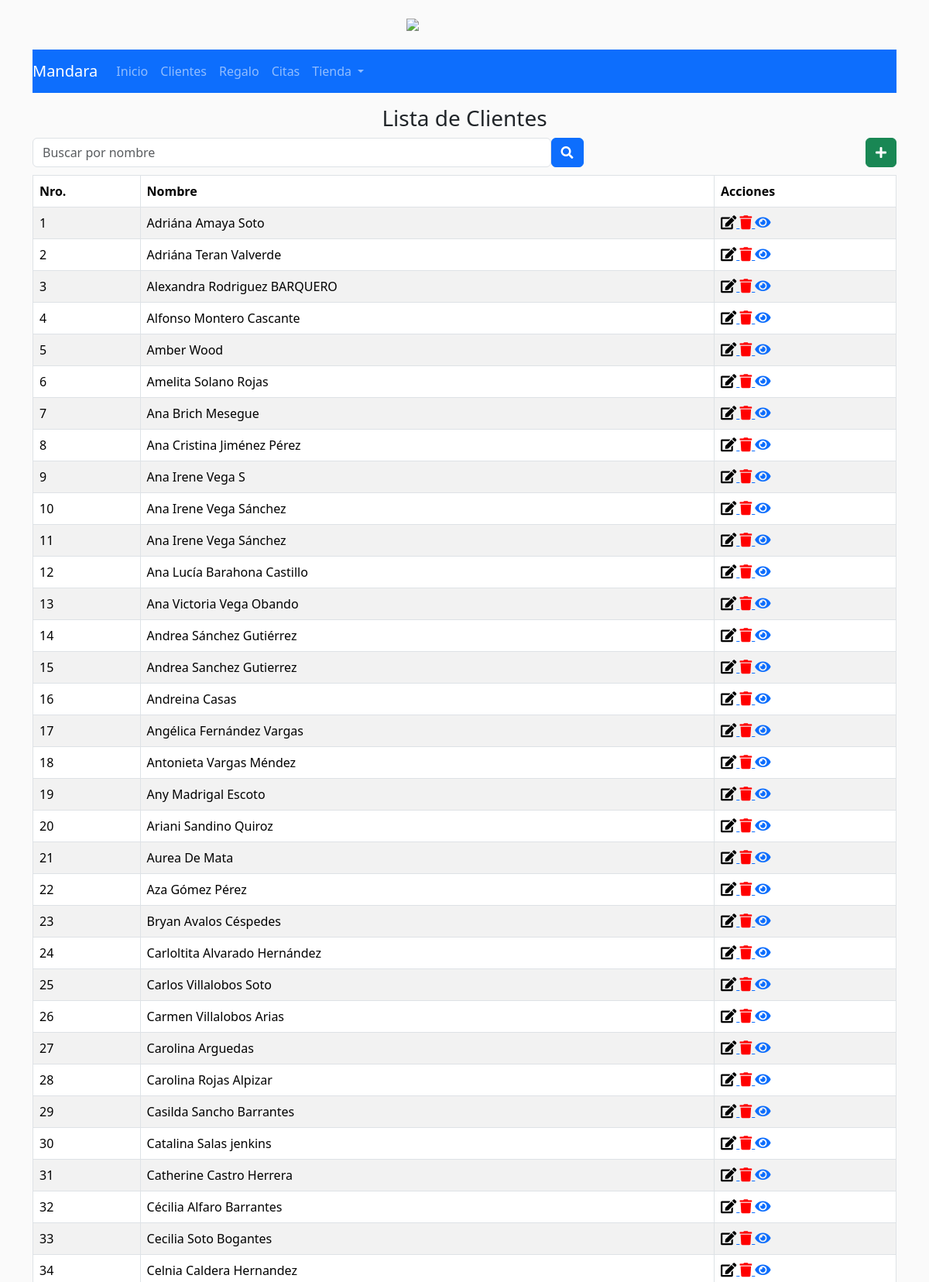
/admin_mandara/index.php (upper part), run on the app's committed database.
### tables this page shows
CREATE TABLE `alumnos` (
  `id` int(11) UNSIGNED NOT NULL,
  `nombre` varchar(30) NOT NULL,
  `apellido` varchar(30) NOT NULL,
  `email` varchar(50) NOT NULL,
  `edad` date DEFAULT NULL,
  `mes` varchar(10) NOT NULL,
  `celular` varchar(40) NOT NULL,
  `direccion` varchar(100) NOT NULL,
  `observaciones` varchar(300) NOT NULL,
  `created_at` timestamp NOT NULL DEFAULT current_timestamp(),
  `updated_at` timestamp NOT NULL DEFAULT current_timestamp()
);

### admin_mandara/index.php (the view, shortened to what this page needs)
<!DOCTYPE html>
<html lang="es">
<head>
</head>
<body>
<div class="container">
<?php include "templates/header.php"; ?>
<?php include '../sistema_obsequios/menu.php'; ?>
<h3 class="text-center mt-3">Lista de Clientes</h3>
    <div  id="botones">
        <div class="div_1">
            <input type="text" class="form-control" placeholder="Buscar por nombre" id="searchInput">
        </div>
        <div class="div_2">
            <button class="btn btn-primary" type="button" id="searchButton"><i class="fas fa-search" ></i></button>
        </div>
        <div class="div_3">
            <a href="formulario.php"><button class="btn btn-success" type="button" id="searchButton" title="Registrar nuevo cliente"><i class="fas fa-plus" ></i></button></a>
        </div>
    </div>
<div class="table-container">
    <table class="table table-bordered table-striped">
        <thead>
            <tr>
                <th scope="col">Nro.</th>
                <th scope="col">Nombre</th>
                <th scope="col">Acciones</th>
            </tr>
        </thead>
        <tbody id="tableBody">
            <?php
        $servername = "localhost";
        $username = "u852886994_mandara";
        $password = "Mandara2023";
        $database = "u852886994_mandara";
            $conn = new mysqli($servername, $username, $password, $database);
            $sql = "SELECT
                        ROW_NUMBER() OVER(ORDER BY nombre, apellido) AS numero_registro,
                        id,
                        nombre,
                        apellido
                    FROM
                        alumnos";
            $result = $conn->query($sql);
            if ($result->num_rows > 0) {
                while($row = $result->fetch_assoc()) {
                    echo "<tr>";
                    echo "<td>".$row['numero_registro']."</td>";
                    echo "<td>".$row['nombre'].' '.$row['apellido']."</td>";
                    echo "<td>
                                <a href='editar.php?id=".$row['id']."'><i class='fa fa-edit' style='font-size:18px;color:black' title='Editar'></i> </a>
                                <a href='borrar.php?id=".$row['id']."'><i class='fa fa-trash' style='font-size:18px;color:red' title='Borrar'></i> </a>
                                <a href='ver_cliente_2.php?id=".$row['id']."'><i class='fa fa-eye' style='font-size:18px' title='Ver'></i> </a>
                         </td>";
                    echo "</tr>";
                }
            } else {
                echo "<tr><td colspan='5'>No se encontraron registros</td></tr>";
            }
            ?>
        </tbody>
    </table>
</div>
</div>
</body>
</html>

### admin_mandara/index.php (style rules this page uses)
#botones { display: flex; width: 100%; padding-bottom: 10px; }
.div_1 { flex:3; }
.div_2 { flex:1; }
.div_3 { text-align: right; flex:1; }

### admin_mandara/templates/header.php (style rules this page uses)
body { background-color: #FAFAFA; }

### data on the page
alumnos: numero_registro "1", nombre "Adriána", apellido "Amaya Soto"
alumnos: numero_registro "2", nombre "Adriána", apellido "Teran Valverde"
alumnos: numero_registro "3", nombre "Alexandra", apellido "Rodriguez BARQUERO"
alumnos: numero_registro "4", nombre "Alfonso", apellido "Montero Cascante"
alumnos: numero_registro "5", nombre "Amber", apellido "Wood"
alumnos: numero_registro "6", nombre "Amelita", apellido "Solano Rojas"
alumnos: numero_registro "7", nombre "Ana", apellido "Brich Mesegue"
alumnos: numero_registro "8", nombre "Ana Cristina", apellido "Jiménez Pérez"
alumnos: numero_registro "9", nombre "Ana Irene", apellido "Vega S"
alumnos: numero_registro "10", nombre "Ana Irene", apellido "Vega Sánchez"
alumnos: numero_registro "11", nombre "Ana Irene", apellido "Vega Sánchez"
alumnos: numero_registro "12", nombre "Ana Lucía", apellido "Barahona Castillo"
alumnos: numero_registro "13", nombre "Ana Victoria", apellido "Vega Obando"
alumnos: numero_registro "14", nombre "Andrea", apellido "Sánchez Gutiérrez"
alumnos: numero_registro "15", nombre "Andrea", apellido "Sanchez Gutierrez"
alumnos: numero_registro "16", nombre "Andreina", apellido "Casas"
alumnos: numero_registro "17", nombre "Angélica", apellido "Fernández Vargas"
alumnos: numero_registro "18", nombre "Antonieta", apellido "Vargas Méndez"
alumnos: numero_registro "19", nombre "Any", apellido "Madrigal Escoto"
alumnos: numero_registro "20", nombre "Ariani", apellido "Sandino Quiroz"
alumnos: numero_registro "21", nombre "Aurea", apellido "De Mata"
alumnos: numero_registro "22", nombre "Aza", apellido "Gómez Pérez"
alumnos: numero_registro "23", nombre "Bryan", apellido "Avalos Céspedes"
alumnos: numero_registro "24", nombre "Carloltita", apellido "Alvarado Hernández"
alumnos: numero_registro "25", nombre "Carlos", apellido "Villalobos Soto"
alumnos: numero_registro "26", nombre "Carmen", apellido "Villalobos Arias"
alumnos: numero_registro "27", nombre "Carolina", apellido "Arguedas"
alumnos: numero_registro "28", nombre "Carolina", apellido "Rojas Alpizar"
alumnos: numero_registro "29", nombre "Casilda", apellido "Sancho Barrantes"
alumnos: numero_registro "30", nombre "Catalina", apellido "Salas jenkins"
alumnos: numero_registro "31", nombre "Catherine", apellido "Castro Herrera"
alumnos: numero_registro "32", nombre "Cécilia", apellido "Alfaro Barrantes"
alumnos: numero_registro "33", nombre "Cecilia", apellido "Soto Bogantes"
alumnos: numero_registro "34", nombre "Celnia", apellido "Caldera Hernandez"
